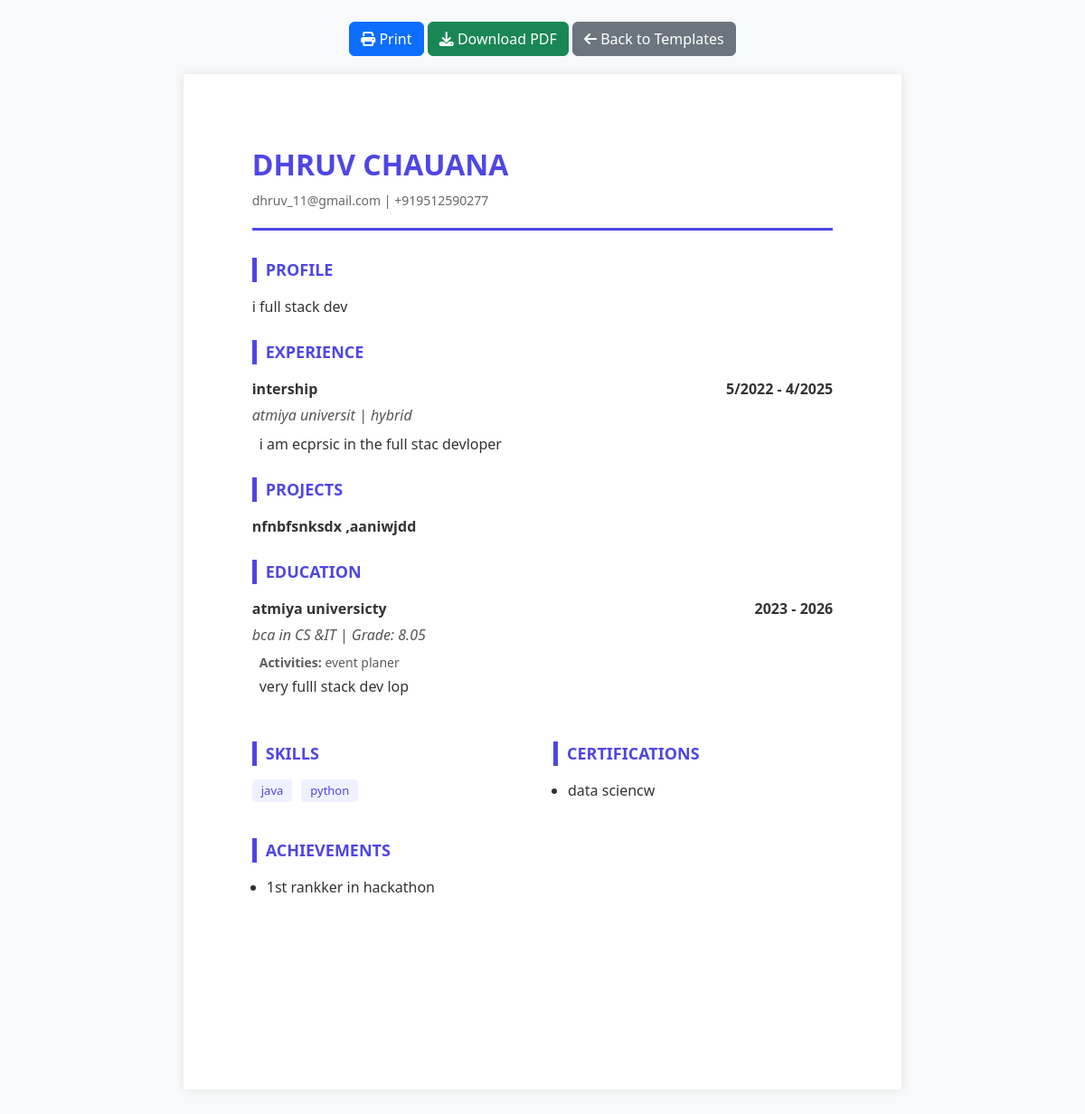
Page /resume-builder/view/1 (signed in) on the committed database.
### flask_app/models.py (models this page shows, shortened)
class ResumeData(db.Model):
    __tablename__ = 'resume_data'
    id = db.Column(db.String(36), primary_key=True, default=lambda: str(uuid.uuid4()))
    user_id = db.Column(db.String(36), db.ForeignKey('users.id'), nullable=False)
    full_name = db.Column(db.String(100), nullable=False)
    email = db.Column(db.String(120), nullable=False)
    phone = db.Column(db.String(20))
    linkedin = db.Column(db.String(255))
    github = db.Column(db.String(255))
    career_objective = db.Column(db.Text)
    education = db.Column(db.JSON, default=list) # [{school, degree, year, gpa}]
    experience = db.Column(db.JSON, default=list) # [{company, role, duration, description}]
    projects = db.Column(db.JSON, default=list) # [{title, link, description}]
    skills = db.Column(db.JSON, default=list) # [skill1, skill2]
    certifications = db.Column(db.JSON, default=list) # [cert1, cert2]
    achievements = db.Column(db.JSON, default=list) # [ach1, ach2]
    created_at = db.Column(db.DateTime, default=datetime.utcnow)
    updated_at = db.Column(db.DateTime, default=datetime.utcnow, onupdate=datetime.utcnow)

### flask_app/routes/resume.py (the view)
@resume_bp.route('/view/<template_id>')
@login_required
def view_resume(template_id):
    resume_data = ResumeData.query.filter_by(user_id=current_user.id).first()
    if not resume_data:
        flash('Please fill your details first.', 'warning')
        return redirect(url_for('resume.builder'))
    template_name = f'resume_builder/templates/template{template_id}.html'
    try:
        return render_template(template_name, data=resume_data)
    except:
        flash('Template not found.', 'danger')
        return redirect(url_for('resume.templates'))

### flask_app/routes/resume.py (called while the page is built)
@resume_bp.app_context_processor
def utility_processor():
    return dict(include_static_css=lambda x: "")

### run.py (called while the page is built)
@login_manager.user_loader
def load_user(user_id):
    return User.query.get(user_id)

@app.before_request
def before_request():
    from flask import session
    session.permanent = True
    app.permanent_session_lifetime.total_seconds()

### flask_app/templates/resume_builder/templates/template1.html (shortened to what this page needs)
<!DOCTYPE html>
<html>
<head>
    <link rel="stylesheet" href="https://cdn.jsdelivr.net/npm/bootstrap@5.3.0/dist/css/bootstrap.min.css">
    <link rel="stylesheet" href="https://cdnjs.cloudflare.com/ajax/libs/font-awesome/6.4.0/css/all.min.css">
    <link rel="stylesheet" href="{{ url_for('static', filename='css/resume.css') }}">
</head>
<body class="bg-light">
    <div class="no-print container mt-4 mb-2 text-center">
        <button onclick="window.print()" class="btn btn-primary d-none d-md-inline-block">
            <i class="fas fa-print"></i> Print
        </button>
        <button onclick="downloadPDF()" class="btn btn-success">
            <i class="fas fa-download"></i> Download PDF
        </button>
        <a href="{{ url_for('resume.templates') }}" class="btn btn-secondary">
            <i class="fas fa-arrow-left"></i> Back to Templates
        </a>
    </div>
    <div class="resume-container t1-container mb-5">
        <header class="t1-header">
            <div class="t1-name">{{ data.full_name }}</div>
            <div class="t1-contact">
                <span>{{ data.email }}</span>
                {% if data.phone %} | <span>{{ data.phone }}</span>{% endif %}
            </div>
        </header>
        {% if data.career_objective %}
        <section>
            <div class="t1-section-title">Profile</div>
            <p>{{ data.career_objective }}</p>
        </section>
        {% endif %}
        {% if data.experience %}
        <section>
            <div class="t1-section-title">Experience</div>
            {% for exp in data.experience %}
            <div class="mb-3">
                <div class="t1-item-header">
                    <span>{{ exp.role }}</span>
                    <span>
                        {% if exp.start_month %}{{ exp.start_month }}/{% endif %}{{ exp.start_year }} -
                        {% if exp.end_year %}{% if exp.end_month %}{{ exp.end_month }}/{% endif %}{{ exp.end_year }}{%
                        else %}Present{% endif %}
                    </span>
                </div>
                <div class="t1-item-sub">{{ exp.company }}{% if exp.location %} | {{ exp.location }}{% endif %}</div>
                <div class="ps-2" style="white-space: pre-line;">{{ exp.description }}</div>
            </div>
            {% endfor %}
        </section>
        {% endif %}
        {% if data.projects %}
        <section>
            <div class="t1-section-title">Projects</div>
            {% for prj in data.projects %}
            <div class="mb-3">
                <div class="t1-item-header">
                    <span>{{ prj.title }}</span>
                </div>
            </div>
            {% endfor %}
        </section>
        {% endif %}
        {% if data.education %}
        <section>
            <div class="t1-section-title">Education</div>
            {% for edu in data.education %}
            <div class="mb-3">
                <div class="t1-item-header">
                    <span>{{ edu.school }}</span>
                    <span>
                        {% if edu.start_year %}{{ edu.start_year }} - {% endif %}
                        {% if edu.end_year %}{{ edu.end_year }}{% else %}Present{% endif %}
                    </span>
                </div>
                <div class="t1-item-sub">
                    {{ edu.degree }}{% if edu.field_of_study %} in {{ edu.field_of_study }}{% endif %}
                    {% if edu.grade %} | Grade: {{ edu.grade }}{% endif %}
                </div>
                {% if edu.activities %}
                <div class="small text-muted ps-2"><strong>Activities:</strong> {{ edu.activities }}</div>
                {% endif %}
                {% if edu.description %}
                <div class="ps-2 mt-1">{{ edu.description }}</div>
                {% endif %}
            </div>
            {% endfor %}
        </section>
        {% endif %}
        <div class="row mt-4">
            {% if data.skills %}
            <div class="col-md-6">
                <div class="t1-section-title">Skills</div>
                <div class="t1-skills-list">
                    {% for skill in data.skills %}
                    <span class="t1-skill-tag">{{ skill }}</span>
                    {% endfor %}
                </div>
            </div>
            {% endif %}
            {% if data.certifications %}
            <div class="col-md-6">
                <div class="t1-section-title">Certifications</div>
                <ul class="ps-3">
                    {% for cert in data.certifications %}
                    <li>{{ cert }}</li>
                    {% endfor %}
                </ul>
            </div>
            {% endif %}
        </div>
        {% if data.achievements %}
        <section>
            <div class="t1-section-title">Achievements</div>
            <ul class="ps-3">
                {% for ach in data.achievements %}
                <li>{{ ach }}</li>
                {% endfor %}
            </ul>
        </section>
        {% endif %}
    </div>
</body>
</html>

### flask_app/static/css/resume.css (style rules this page uses)
.resume-container, .t2-resume { width: 210mm; min-height: 297mm; padding: 20mm; margin: 20px auto; background: white; box-shadow: 0 0 10px rgba(0, 0, 0, 0.1); color: #333; line-height: 1.5; font-family: 'Segoe UI', Tahoma, Geneva, Verdana, sans-serif; }
.t1-header { margin-bottom: 30px; border-bottom: 3px solid #4F46E5; padding-bottom: 20px; }
.t1-name { font-size: 32px; font-weight: bold; color: #4F46E5; text-transform: uppercase; margin-bottom: 5px; }
.t1-contact { font-size: 14px; color: #666; }
.t1-section-title { font-size: 18px; font-weight: bold; color: #4F46E5; text-transform: uppercase; margin-top: 25px; margin-bottom: 15px; border-left: 5px solid #4F46E5; padding-left: 10px; }
.t1-item-header { display: flex; justify-content: space-between; font-weight: bold; margin-bottom: 5px; }
.t1-item-sub { font-style: italic; color: #555; margin-bottom: 8px; }
.t1-skills-list { display: flex; flex-wrap: wrap; gap: 10px; }
.t1-skill-tag { background: #f0f1ff; color: #4F46E5; padding: 3px 10px; border-radius: 4px; font-size: 13px; font-weight: 500; }

### rows in the picture
ResumeData: full_name "DHRUV CHAUANA", email "dhruv_11@gmail.com", phone "+919512590277", career_objective "i full stack dev"

### other values in the picture
{{ exp.role }} "intership"
{{ exp.start_month }} "5"
{{ exp.start_year }} "2022"
{{ exp.end_month }} "4"
{{ exp.end_year }} "2025"
{{ exp.company }} "atmiya universit"
{{ exp.location }} "hybrid"
{{ exp.description }} "i am ecprsic in the full stac devloper"
{{ prj.title }} "nfnbfsnksdx ,aaniwjdd"
{{ edu.school }} "atmiya universicty"
{{ edu.start_year }} "2023"
{{ edu.end_year }} "2026"
{{ edu.degree }} "bca"
{{ edu.field_of_study }} "CS &IT"
{{ edu.grade }} "8.05"
